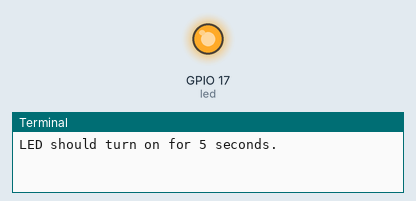
Simulated run of this program. Board: Raspberry Pi (BCM pin numbers). On the bench: output pins drawn as LEDs (lit = HIGH), the last lines printed to the terminal. At 11.0 s the program stops and its outputs stay as they are.

Above: at 0.1 s.
At 10.6 s:
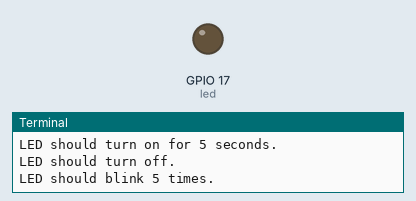
Timing chart, 0 to 12.1 s (numbered marks = the images above):
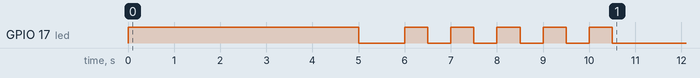

Measured:
- by itself, GPIO 17 (led): goes HIGH 5.0 s, LOW 1.0 s, 4 × (HIGH 0.50 s, LOW 0.50 s), HIGH 0.50 s, then LOW

The program:

verify_led.py
```python
# Load the libraries.
import gpiozero as gz
import time as t

# Create the LED object.
led = gz.LED(17)

# Test the LED.
print("LED should turn on for 5 seconds.")
led.on()
t.sleep(5)

print("LED should turn off.")
led.off()
t.sleep(1)

print("LED should blink 5 times.")
led.blink(on_time=0.5, off_time=0.5, n=5, background=False)

print("Test Complete.")
```
